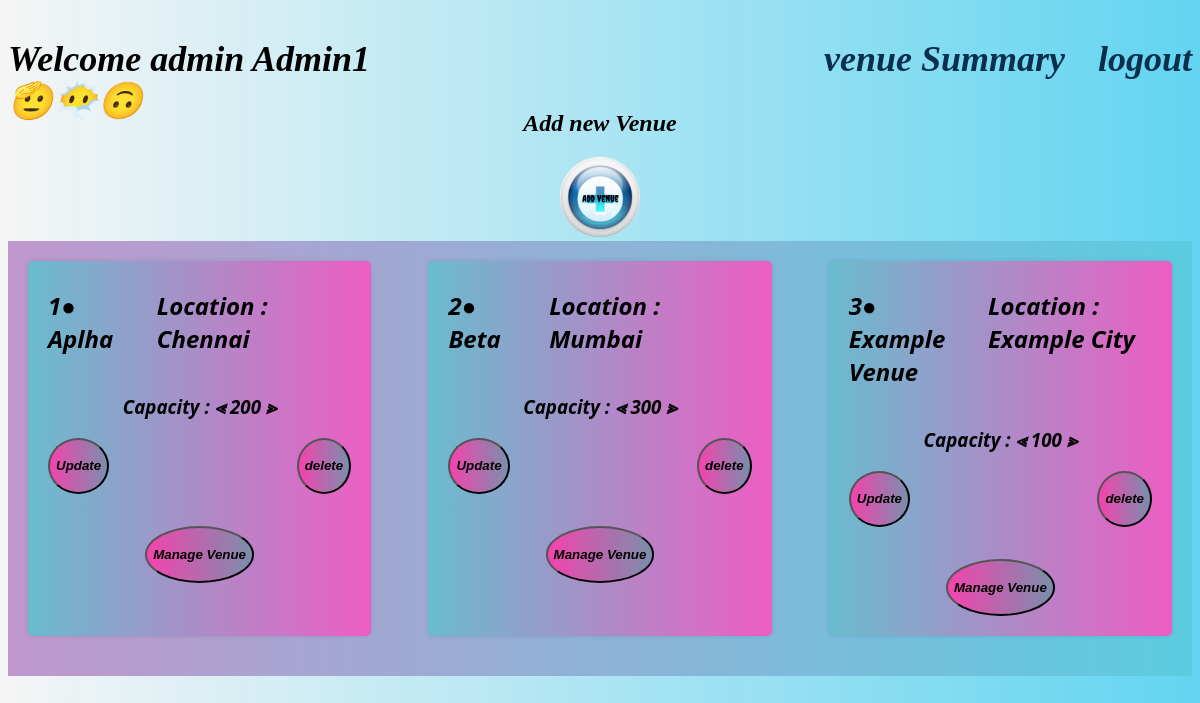
The app's page /admin_dashboard/Admin1 with its own data.
### model.py (models this page shows, shortened)
class Venue(db.Model):
    v_id = db.Column(db.Integer(), primary_key = True)
    v_name = db.Column(db.String(50), nullable = False, unique = True)
    v_location = db.Column(db.String(120), nullable = False)
    v_capacity = db.Column(db.Integer(), nullable = False)
    v_shows = db.relationship('Show', secondary='show_venue', backref='venues', cascade='all')
    bookings = db.relationship('Booking', backref='venue', lazy = True, cascade='all, delete-orphan')
    v_admin_id = db.Column(db.Integer(), db.ForeignKey('admin.id'))

### app.py (the view)
@app.route('/admin_dashboard/<string:username>')
def admin_dashboard(username):
    a = Admin.query.filter_by(username = str(username)).first()
    a_id = a.id
    venues_by_ad = Venue.query.filter_by(v_admin_id = a_id).all()
    return render_template("admin_dashboard.html", username = username, a_id = a_id, venues_by_ad = venues_by_ad)

### templates/admin_dashboard.html (shortened to what this page needs)
<!DOCTYPE html>
<html lang="en">
<head>
    <linK rel="stylesheet" type="text/css" href="../static/admin_dash_style.css">
</head>
<body style="background-image: linear-gradient(to right, rgba(255,0,0,0), rgba(43, 200, 239, 0.725));">
    {% include 'message.html' %}
    <div id ="container1">
        <div id = "div1">
            <h2><I><b>Welcome admin {{ username }}🫡😶‍🌫️🙃</b></I></h2>
        </div>
        <div id = "div2">
            <ul class="horizontal-list text-right nav-menu">
                <li>
                <a href="/venue_stats/{{ a_id }}"><h2><b><i>venue Summary  &ensp;</i></b></h2></a>
                </li>
                <li>
                <a href="/logout"><h2><b><i>logout</i></b></h2></a>
                </li>
            </ul>
        </div>
    </div>
    <div>
        <div id="h">
            <h2><b><i>Add new Venue</i></b></h2>
        </div>
        <div id="div3">
            <a href="/venue_add/{{ a_id }}"><img src="../static/plus3.png" height="80" width="80"></a>
        </div>
    </div>
    <div>
        {% if venues_by_ad|length == 0 %}
            <h3><b><i>No venues added by {{ username }} yet !</i></b></h3>
        {% else %}
            <div class="container2">
                {% for ven in venues_by_ad %}
                  <div class="show-card" id="show ">
                    <div class="details">
                      <span><h2>{{ ven.v_id }}● &ensp; {{ ven.v_name }} </h2></span>
                      <span><h2> Location : {{ ven.v_location }}</h2></span>
                    </div>
                    <div  style="text-align: center;">
                      <span><b><i><h3>Capacity : ⪡ {{ ven.v_capacity }}  ⪢</h3></i></b> </span>
                    </div>
                    <div class="details">
                      <span><a href="/venue_update/{{ a_id }}/{{ ven.v_id }}"><button class="More_Details-button"><h4><b><i>Update</i></b></h4></button></a> </span>
                      <span><a href="/venue_delete/{{ a_id }}/{{ ven.v_id }}"><button class="More_Details-button"><h4><b><i>delete</i></b></h4></button></a></span>
                    </div>
                    <div style="margin-top: 10px;text-align: center;"><br>
                      <span class ="button"><a href="/admin_venue_dash/{{ a_id }}/{{ ven.v_id }}"><button class="More_Details-button"><h4><b><i>Manage Venue</i></b></h4></button></a></span>
                    </div>
                  </div>
                {% endfor %}
              </div>
    {% endif %}
    </div>
</body>
</html>

### static/admin_dash_style.css (style rules this page uses)
body { font-family: Georgia, 'Times New Roman', Times, serif; background-color: #f5f5f5; background-image: linear-gradient(to right, rgba(255,0,0,0), rgba(248, 50, 10, 0.725)); }
#container1 { height: 5vh; width: 100%; display: inline-flex; }
#container1 div { height : 100%; font-weight: 100; font-size: 1.5rem; font-family:Georgia, 'Times New Roman', Times, serif; font-style: italic; }
#div1 { width: 50%; text-align:start; }
#div2 { width: 100%; text-align: end; }
.horizontal-list { list-style:none; padding-left: 0px; margin:0px; }
.horizontal-list li { display:inline-block; margin: auto; font-weight: 100; font-size: 1.5rem; }
.nav-menu li a { transition: color 1s, border-bottom 4s; }
.horizontal-list li a { color: rgb(8, 47, 77); text-decoration: None; }
.text-right { text-align: right; }
.container2 { font-family:'Segoe UI', Tahoma, Geneva, Verdana, sans-serif; background-image: linear-gradient(to right, rgba(147, 75, 171, 0.549), rgba(82, 195, 208, 0.5)); margin: 0 auto; padding: 20px; display: flex; flex-wrap: wrap; justify-content: space-between; }
.show-card { background-image: linear-gradient(to right, rgba(10, 189, 221, 0.549), rgba(255, 0, 204, 0.5)); background-color: rgb(221, 186, 186); border-radius: 5px; box-shadow: 0px 0px 5px rgba(0, 0, 0, 0.1); width: 30%; margin-bottom: 20px; padding: 20px; box-sizing: border-box; }
.show-card h2 { margin-top: 0; font-size: 1.5rem; font-weight: bold; }
.show-card .details { font-style: italic; margin-top: 8px; display: flex; justify-content: space-between; font-weight:900; }
.show-card .details span { font-size: 0.8rem; }
.More_Details-button { border-radius: 80%; text-align: center; background-image: linear-gradient(to right, rgba(246, 1, 148, 0.723), rgba(5, 47, 106, 0.5)); }
#div3 { margin-top: 0%; border-radius: 80%; display: flex; justify-content: center; }
#h { text-align: center; margin-top: 3%; }

### records on screen
Venue: v_id "1", v_name "Aplha", v_location "Chennai", v_capacity "200"
Venue: v_id "2", v_name "Beta", v_location "Mumbai", v_capacity "300"
Venue: v_id "3", v_name "Example Venue", v_location "Example City", v_capacity "100"

### other values on screen
{{ username }} "Admin1"
